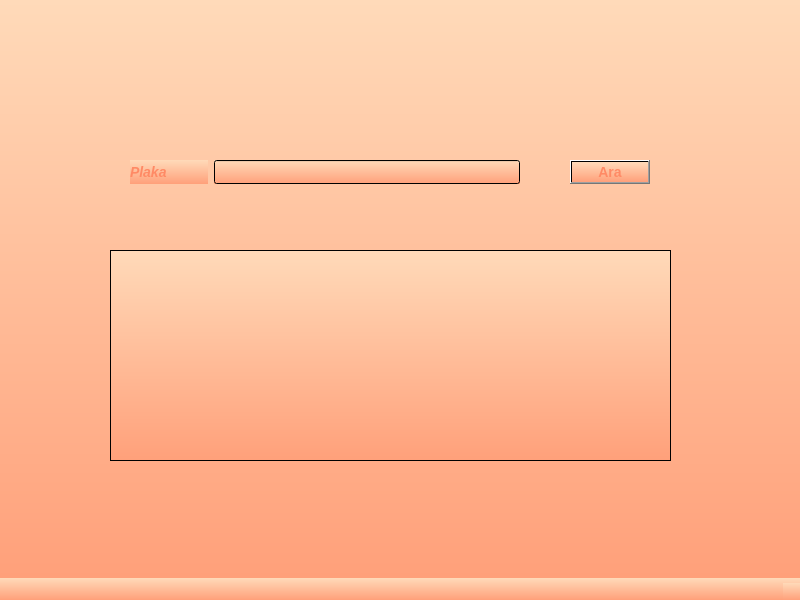
<?xml version="1.0" encoding="UTF-8"?>
<ui version="4.0">
 <class>MainWindow</class>
 <widget class="QMainWindow" name="MainWindow">
  <property name="geometry">
   <rect>
    <x>0</x>
    <y>0</y>
    <width>800</width>
    <height>600</height>
   </rect>
  </property>
  <property name="windowTitle">
   <string>MainWindow</string>
  </property>
  <property name="styleSheet">
   <string notr="true">background: qlineargradient(x1:0, y1:0, x2:0, y2:1, stop:0 #FFDAB9, stop:1 #FFA07A);
color: #FF8A65;
font-weight:800;
font-size:14px;</string>
  </property>
  <widget class="QWidget" name="centralwidget">
   <widget class="QTableWidget" name="tableWidget">
    <property name="geometry">
     <rect>
      <x>110</x>
      <y>250</y>
      <width>561</width>
      <height>211</height>
     </rect>
    </property>
   </widget>
   <widget class="QLineEdit" name="lineEdit_plaka">
    <property name="geometry">
     <rect>
      <x>214</x>
      <y>160</y>
      <width>306</width>
      <height>24</height>
     </rect>
    </property>
   </widget>
   <widget class="QLabel" name="label_18">
    <property name="geometry">
     <rect>
      <x>130</x>
      <y>160</y>
      <width>78</width>
      <height>24</height>
     </rect>
    </property>
    <property name="font">
     <font>
      <pointsize>-1</pointsize>
      <italic>true</italic>
      <bold>true</bold>
     </font>
    </property>
    <property name="text">
     <string>Plaka</string>
    </property>
   </widget>
   <widget class="QPushButton" name="pushButton_ara">
    <property name="geometry">
     <rect>
      <x>570</x>
      <y>160</y>
      <width>80</width>
      <height>24</height>
     </rect>
    </property>
    <property name="text">
     <string>Ara</string>
    </property>
   </widget>
  </widget>
  <widget class="QMenuBar" name="menubar">
   <property name="geometry">
    <rect>
     <x>0</x>
     <y>0</y>
     <width>800</width>
     <height>24</height>
    </rect>
   </property>
  </widget>
  <widget class="QStatusBar" name="statusbar"/>
 </widget>
 <resources/>
 <connections/>
</ui>
